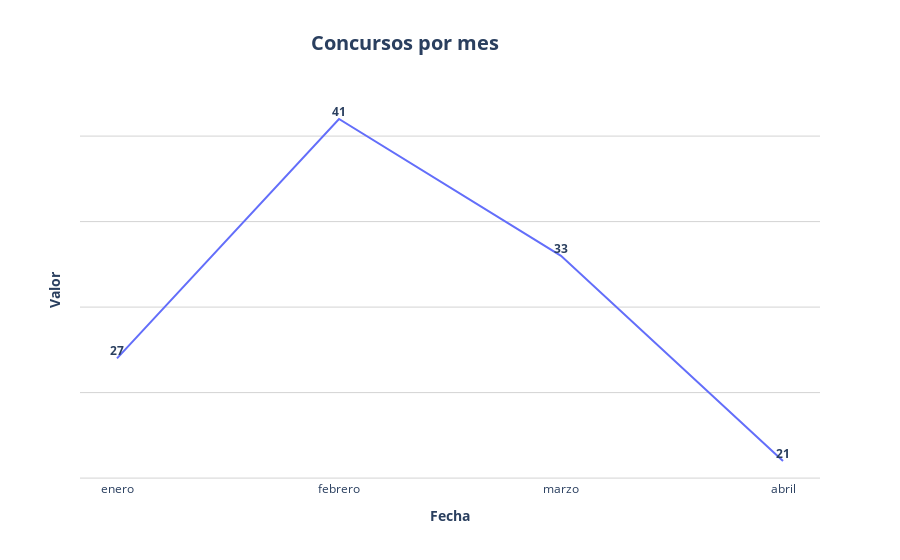

Here is the notebook cell this chart was saved with:
### Code cell
fig = px.line(df, x=0, y=1, title='Concursos por mes')
fig.update_layout(
    title_font=dict(size = 20, weight='bold'),
    title_x=0.45,
    xaxis_title=dict(text='Fecha', font=dict(weight='bold')),
    yaxis_title=dict(text='Valor', font=dict(weight='bold')),
    plot_bgcolor='white',
    yaxis=dict(showgrid=True, gridcolor='lightgray', showticklabels=False),
    # xaxis=dict(showline=True, tickfont=dict(weight='bold')),
    legend=dict(orientation="h", yanchor="bottom", y=1.02, xanchor="right", x=1)
)
x_data = fig.data[0]['x']
y_data = fig.data[0]['y']

# Añade una nueva traza con los números
fig.add_trace(go.Scatter(x=x_data, y=y_data,
                         mode='text',
                         text=y_data,
                         textposition="top center",
                         showlegend=False,
                         textfont=dict(weight='bold')))
fig.show()

### Figure 1 — Plotly figure (JSON) as saved in the notebook; plotly's stock layout.template omitted (floating-point values rounded to 4 significant figures)
{"data": [{"hovertemplate": "0=%{x}<br>1=%{y}<extra></extra>", "legendgroup": "", "line": {"color": "#636efa", "dash": "solid"}, "marker": {"symbol": "circle"}, "mode": "lines", "name": "", "orientation": "v", "showlegend": false, "type": "scatter", "x": ["enero", "febrero", "marzo", "abril"], "xaxis": "x", "y": [27, 41, 33, 21], "yaxis": "y"}, {"mode": "text", "showlegend": false, "text": [27.0, 41.0, 33.0, 21.0], "textfont": {"weight": "bold"}, "textposition": "top center", "type": "scatter", "x": ["enero", "febrero", "marzo", "abril"], "y": [27, 41, 33, 21]}], "layout": {"legend": {"orientation": "h", "tracegroupgap": 0, "x": 1, "xanchor": "right", "y": 1.02, "yanchor": "bottom"}, "plot_bgcolor": "white", "title": {"font": {"size": 20, "weight": "bold"}, "text": "Concursos por mes", "x": 0.45}, "xaxis": {"anchor": "y", "domain": [0, 1], "title": {"font": {"weight": "bold"}, "text": "Fecha"}}, "yaxis": {"anchor": "x", "domain": [0, 1], "gridcolor": "lightgray", "showgrid": true, "showticklabels": false, "title": {"font": {"weight": "bold"}, "text": "Valor"}}}}
